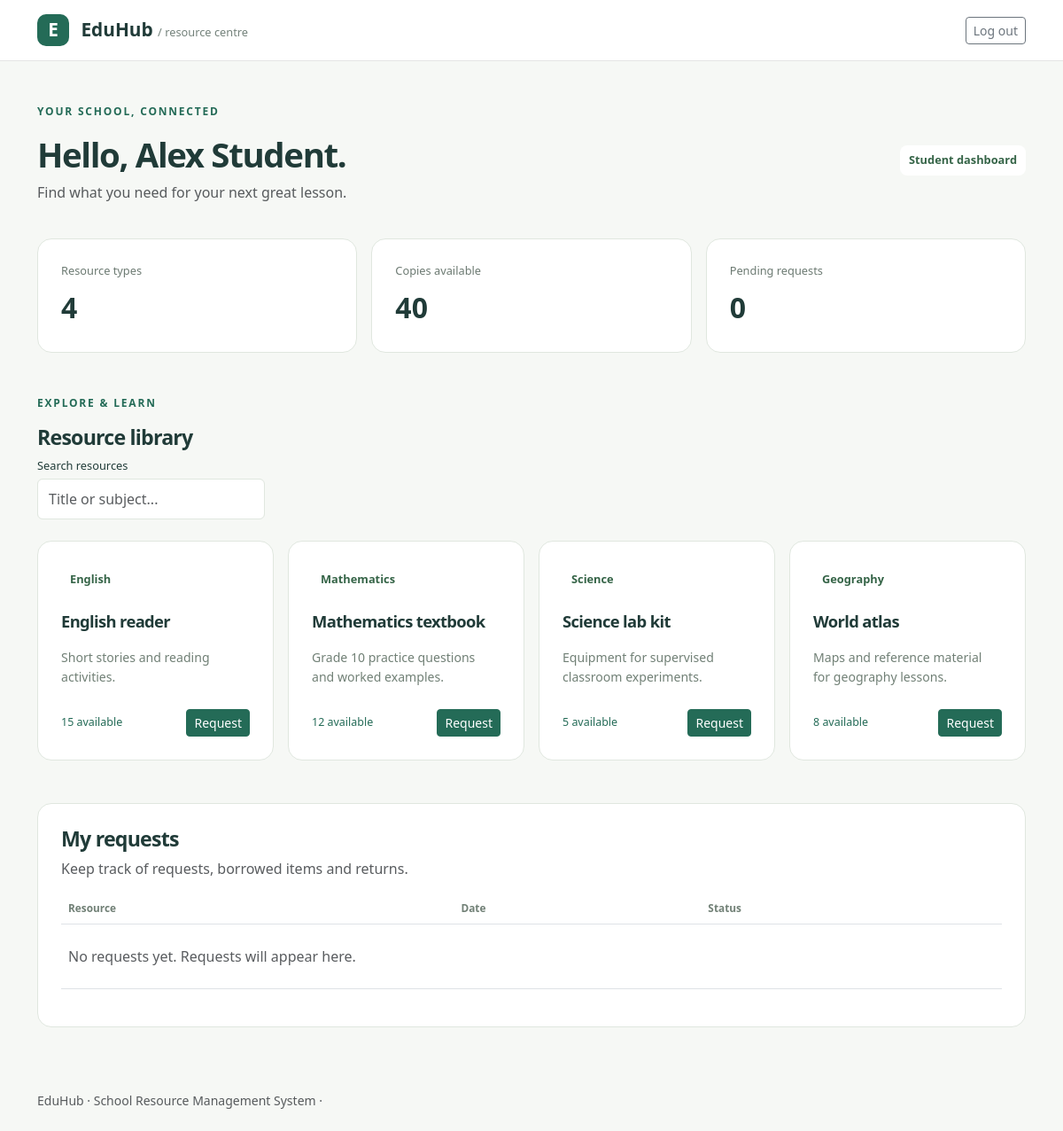
The page / (signed in) on the database its author committed.
### tables this page shows
CREATE TABLE users(id INTEGER PRIMARY KEY, name TEXT, username TEXT UNIQUE, password TEXT, role TEXT);

CREATE TABLE resources(id INTEGER PRIMARY KEY, title TEXT, subject TEXT, description TEXT, quantity INTEGER CHECK(quantity >= 0));

### app.py (the view)
@app.get('/')
@require()
def home():
    resources = db().execute('SELECT * FROM resources ORDER BY title').fetchall()
    sql = 'SELECT loans.*, users.name, resources.title FROM loans JOIN users ON users.id=loans.student_id JOIN resources ON resources.id=loans.resource_id'
    loans = db().execute(sql + ' ORDER BY loans.id DESC').fetchall() if g.user['role'] == 'teacher' else db().execute(sql + ' WHERE student_id=? ORDER BY loans.id DESC', (g.user['id'],)).fetchall()
    return render_template('index.html', resources=resources, loans=loans, available=sum(r['quantity'] for r in resources), pending=sum(r['status'] == 'Pending' for r in loans))

### app.py (called while the page is built)
def db():
    if 'db' not in g:
        g.db = sqlite3.connect(app.config['DATABASE'])
        g.db.row_factory = sqlite3.Row
    return g.db

@app.before_request
def prepare_request():
    g.user = db().execute('SELECT * FROM users WHERE id=?', (session.get('user_id'),)).fetchone()
    session.setdefault('token', secrets.token_hex(24))
    if request.method == 'POST' and not secrets.compare_digest(session['token'], request.form.get('token', '')):
        abort(400)

def require(role=None):
    def decorate(view):
        @wraps(view)
        def wrapped(*args, **kwargs):
            if not g.user:
                return redirect(url_for('login'))
            if role and g.user['role'] != role:
                abort(403)
            return view(*args, **kwargs)
        return wrapped
    return decorate

### templates/index.html (shortened to what this page needs)
{% extends 'base.html' %}
{% block content %}
<div class="heading">
    <div >
        <p class="eyebrow">YOUR SCHOOL, CONNECTED</p>
        <h1>Hello, {{ g.user.name }}.</h1>
        <p class="text-muted">
            {% if g.user.role=='teacher' %}
                Organise learning resources and manage class requests.
            {% else %}
                Find what you need for your next great lesson.
            {% endif %}
        </p>
    </div>
    <span class="subject">{{ g.user.role|title }} dashboard</span>
</div>
<div class="row g-3 mb-5">
    {% for label, value in [('Resource types', resources|length), ('Copies available', available), ('Pending requests', pending)] %}
    <div class="col-sm-4">
        <div class="stat">
            <span>{{ label }}</span>
            <strong>{{ value }}</strong>
        </div>
    </div>
    {% endfor %}
</div>
<div class="heading">
    <div>
        <p class="eyebrow">EXPLORE &amp; LEARN</p>
        <h2>Resource library</h2>
        <label for="search">
            Search resources
            <input id="search" class="form-control" type="search" placeholder="Title or subject...">
        </label>
    </div>
</div>
<div class="row g-3 mb-5">
    {% for r in resources %}
        <div class="col-md-6 col-xl-3 resource" data-search="{{ (r.title ~ ' ' ~ r.subject)|lower }}">
            <article class="resource-card">
                <span class="subject">{{ r.subject }}</span>
                <h3>{{ r.title }}</h3>
                <p>{{ r.description }}</p>
                <div class="resource-bottom">
                    <span>{{ r.quantity }} available</span>
                    {% if g.user.role =='student' %}
                        <form method="post" action="{{ url_for('borrow', resource_id=r.id) }}">
                            <button type="submit" class="btn btn-primary btn-sm" {% if r.quantity == 0 %}disabled{% endif %}>Request
                            </button>
                        </form>
                    {% endif %}
                </div>
            </article>
        </div>
        {% else %}
            <div class="col-12">
                <p class="text-muted">No resources added yet.</p>
            </div>
    {% endfor %}
</div>
<section class="panel">
    <h2>{{ 'Class requests' if g.user.role == 'teacher' else 'My requests' }}</h2>
    <p class="text-muted">Keep track of requests, borrowed items and returns.</p>
    <div class="table-responsive">
        <table class="table align-middle">
            <thead>
                <tr>
                    <th>Resource</th>
                    <th>Date</th>
                    <th>Status</th>
                </tr>
            </thead>
            <tbody>
                {% for loan in loans %}
                 <tr>
                    <td>{{ loan.title }}</td>
                    {% if g.user.role == 'teacher' %}
                        <th>{{ loan.name }}</th>
                    {% endif %}
                    <td class="text-nowrap">{{ loan.date[:10] }}</td>
                    <td>
                        <span class="status {{ loan.status|lower }}">{{ loan.status }}</span>
                    </td>
                    {% if g.user.role == 'teacher' %}
                        <td>
                            <div class="d-flex gap-2">
                                {% for action in (['approve', 'decline'] if loan.status == 'Pending' else ['return'] if loan.status == 'Approved' else []) %}
                                    <form method="post" action="{{ url_for('update_loan', loan_id=loan.id, action=action) }}">
                                        <input type="hidden" name="token" value="{{ session.token }}">
                                        <button type="submit" class="btn btn-sm btn-outline-secondary">
                                            {{ 'Mark returned' if action == 'return' else action|title }}
                                        </button>
                                    </form>
                                {% endfor %}
                            </div>
                        </td>
                    {% endif %}
                 </tr>
                {% else %}
                 <tr>
                    <td colspan="{% if g.user.role == 'teacher' %}5{% else %}3{% endif %}" class="text-muted py-4">
                        No requests yet. Requests will appear here.
                    </td>
                 </tr>
                {% endfor %}
            </tbody>
        </table>
    </div>
</section>
{% endblock %}

### templates/base.html (shortened to what this page needs)
<!DOCTYPE html>
<html lang="en">
<head>
    <link rel="stylesheet" href="https://cdn.jsdelivr.net/npm/bootstrap@5.3.2/dist/css/bootstrap.min.css">
    <link rel="stylesheet" href="{{ url_for('static', filename='css/styles.css') }}">
</head>
<body>
    <header>
        <nav class="container d-flex justify-content-between align-items-center py-3">
            <a class="brand" href="/">
                <b class="logo">E</b> EduHub <small>/ resource centre</small>
            </a>
            {% if g.user %}
            <form method="post" action="/logout">
                <button type="submit" class="btn btn-outline-secondary btn-sm">Log out</button>
            </form>
            {% endif %}
        </nav>
    </header>
    <main class="container py-5">
      {% block content %}{% endblock %}
    </main>
    <footer class="container py-4 small text-muted">
        EduHub &middot; School Resource Management System &middot;
    </footer>
</body>
</html>

### static/css/styles.css (style rules this page uses)
:root { --green:#246b57; --ink: #203b38; }
body { background:#f6f8f5; color:var(--ink); font-family: system-ui, sans-serif; }
header { background:white; border-bottom:1px solid #e5e5e5; }
.brand { color:var(--ink); font-size:1.3rem; font-weight:750; text-decoration:none; }
.brand small { font-size:0.8rem; color: #74827b; font-weight: 400; }
.logo { display:inline-grid; place-items:center; width: 36px; height: 36px; background:var(--green); color:white; border-radius:10px; margin-right: 8px; }
.eyebrow { font-size:0.75rem; letter-spacing: 0.15em; font-weight: 750; color:var(--green); }
h1,h2,h3 { font-weight: 700; letter-spacing: -0.035em; }
h1 { font-size:2.4rem; }
h2 { font-size: 1.45rem; }
h3 { font-size: 1.15rem; }
.panel, .resource-card, .stat { background:white; border: 1px solid #e0e7df; border-radius: 16px; padding: 26px; }
.btn-primary { --bs-btn-bg:#246b57; --bs-btn-border-color:#246b57; --bs-btn-hover-bg:#1e5a47; --bs-btn-hover-border-color:#1e5a47; --bs-btn-disabled-bg:#82968e; --bs-btn-disabled-border-color:#82968e; }
.form-control { padding: 10px 12px; border: 1px solid #e0e7df; }
.heading { display: flex; justify-content: space-between; align-items: center; gap: 20px; margin-bottom: 24px; }
.heading label { font-size:0.8rem; }
.heading input { margin-top: 5px; min-width: 240px; }
.subject { background: white; color:#356447; border-radius: 8px; font-size: 0.8rem; padding: 7px 10px; font-weight: 650; }
.stat span { display: block; font-size: 0.8rem; color: #6c7a72; }
.stat strong { display: block; font-size: 2rem; margin-top: 8px; }
.resource-card { height: 100%; display: flex; flex-direction: column; }
.resource-card .subject { align-self: flex-start; margin-bottom: 20px; }
.resource-card p { font-size: 0.88rem; color: #718076; line-height: 1.6; margin: 10px 0 24px; }
.resource-bottom { margin-top: auto; display: flex; align-items: center; justify-content: space-between; gap: 10px; font-size: 0.78rem; color:var(--green); }
.table th { font-size: 0.74rem; color: #718076; }

### rows shown on the page
users: user.name "Alex Student", user.role "Student", role "My requests"
resources: subject "English", title "English reader", description "Short stories and reading activities.", quantity "15"
resources: subject "Mathematics", title "Mathematics textbook", description "Grade 10 practice questions and worked examples.", quantity "12"
resources: subject "Science", title "Science lab kit", description "Equipment for supervised classroom experiments.", quantity "5"
resources: subject "Geography", title "World atlas", description "Maps and reference material for geography lessons.", quantity "8"

### other values the page prints
{{ label }} "Resource types" "Copies available" "Pending requests"
{{ value }} "4" "40" "0"
